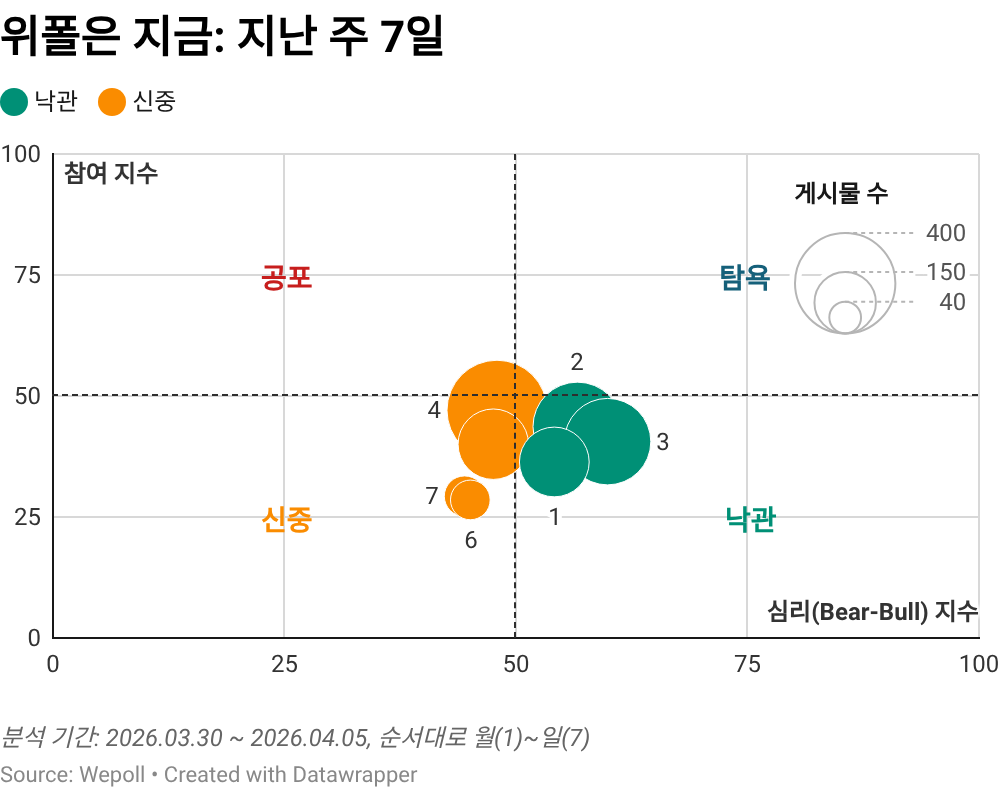
#> input picture exports/wepoll-panic/weekly/2026-04-12/bubble.png, 1000 x 788 px
$ python datawrapper_brand_logo.py ../exports/wepoll-panic/weekly/2026-04-12/bubble.png --logo ../exports/wepoll-panic/weekly/2026-04-12/timeseries.png
#> lines starting #> are read from the running program, lines starting #| are printed output that depends on the picture
#!/usr/bin/env python3
"""Overlay the BuyKings Research logo on a chart PNG."""

from __future__ import annotations

import argparse
import json
import os
import platform
import shutil
import subprocess
from pathlib import Path


ROOT = Path(__file__).resolve().parents[1]
DEFAULT_LOGO = ROOT / "logo" / "buykings research cropped.jpg"
OVERLAY_SCRIPT = ROOT / "scripts" / "overlay_chart_logo.swift"


def overlay_with_pillow(input_path: Path, output_path: Path, logo_path: Path, args: argparse.Namespace) -> str:
    try:
        from PIL import Image
    except ImportError as exc:
        raise SystemExit(
            "Pillow is required for cross-platform logo overlay. Install it with `pip install Pillow`."
        ) from exc

    with Image.open(input_path).convert("RGBA") as base, Image.open(logo_path).convert("RGBA") as logo:
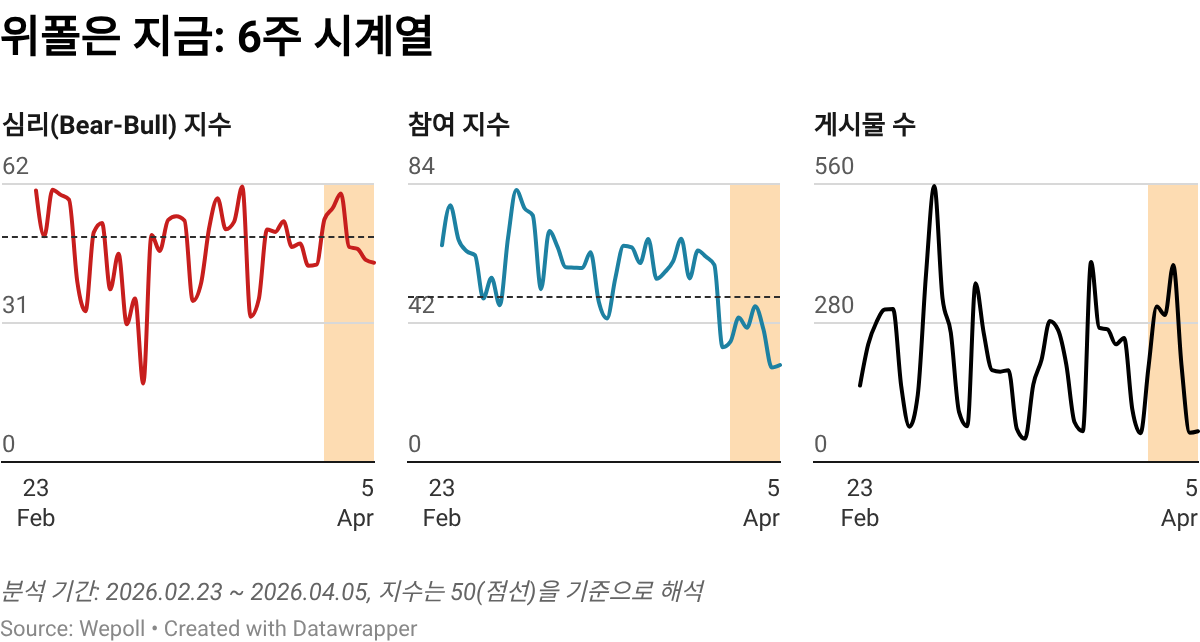
#> input picture exports/wepoll-panic/weekly/2026-04-12/timeseries.png, 1200 x 642 px
        max_height = min(
            int(base.height * args.logo_height_ratio),
            int(args.logo_max_height_px),
            base.height,
        )
#> max_height = 78
        if max_height <= 0:
            raise SystemExit("Computed logo height is not positive.")
        ratio = max_height / logo.height
#> ratio = 0.121
        logo_size = (max(1, int(logo.width * ratio)), max_height)
#> logo_size = (145, 78)
        logo = logo.resize(logo_size, Image.Resampling.LANCZOS)
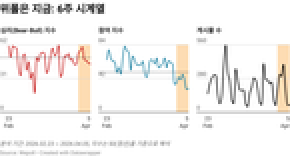
#> logo: PIL image 145x78 RGBA (shown 2 times larger); mean R, G, B, A 243.5, 241.1, 239.1, 255
        if args.opacity < 1:
            alpha = logo.getchannel("A").point(lambda value: int(value * args.opacity))
            logo.putalpha(alpha)

        margin_top = args.margin_top_px if args.margin_top_px is not None else int(base.height * args.margin_top_ratio)
#> margin_top = 23
        margin_right = args.margin_right_px if args.margin_right_px is not None else int(base.width * args.margin_right_ratio)
#> margin_right = 25
        x = max(0, base.width - logo.width - margin_right)
#> x = 830
        y = max(0, margin_top)
#> y = 23
        base.alpha_composite(logo, (x, y))
        if output_path.suffix.lower() in {".jpg", ".jpeg"}:
            base.convert("RGB").save(output_path)
        else:
            base.save(output_path)
    return "pillow"


def overlay_with_swift(input_path: Path, output_path: Path, logo_path: Path, args: argparse.Namespace) -> str:
    module_cache = ROOT / "tmp" / "swift-module-cache"
    module_cache.mkdir(parents=True, exist_ok=True)
    env = os.environ.copy()
    env["SWIFT_MODULECACHE_PATH"] = str(module_cache)
    env["CLANG_MODULE_CACHE_PATH"] = str(module_cache)

    subprocess.run(
        [
            "swift",
            str(OVERLAY_SCRIPT),
            "--input",
            str(input_path),
            "--output",
            str(output_path),
            "--logo",
            str(logo_path),
            "--logo-height-ratio",
            str(args.logo_height_ratio),
            "--logo-max-height-px",
            str(args.logo_max_height_px),
            "--margin-top-ratio",
            str(args.margin_top_ratio),
            "--margin-top-px",
            str(args.margin_top_px if args.margin_top_px is not None else -1),
            "--margin-right-ratio",
            str(args.margin_right_ratio),
            "--margin-right-px",
            str(args.margin_right_px if args.margin_right_px is not None else -1),
            "--opacity",
            str(args.opacity),
        ],
        check=True,
        env=env,
    )
    return "swift"


def main() -> None:
    parser = argparse.ArgumentParser(description=__doc__)
    parser.add_argument("input", help="Input PNG path")
    parser.add_argument("output", nargs="?", help="Output PNG path (defaults to in-place)")
    parser.add_argument("--logo", default=str(DEFAULT_LOGO), help="Logo image path")
    parser.add_argument("--logo-height-ratio", type=float, default=0.10)
    parser.add_argument("--logo-max-height-px", type=int, default=96)
    parser.add_argument("--margin-top-ratio", type=float, default=0.03)
    parser.add_argument("--margin-top-px", type=int, help="Override top margin in pixels")
    parser.add_argument("--margin-right-ratio", type=float, default=0.025)
    parser.add_argument("--margin-right-px", type=int, help="Override right margin in pixels")
    parser.add_argument("--opacity", type=float, default=1.0)
    args = parser.parse_args()

    input_path = Path(args.input).resolve()
    output_path = Path(args.output).resolve() if args.output else input_path
    logo_path = Path(args.logo).resolve()

    if not input_path.exists():
        raise SystemExit(f"Missing input image: {input_path}")
    if not logo_path.exists():
        raise SystemExit(f"Missing logo image: {logo_path}")
    output_path.parent.mkdir(parents=True, exist_ok=True)
    if platform.system() == "Darwin" and shutil.which("swift") and not os.environ.get("DATAWRAPPER_LOGO_FORCE_PILLOW"):
        backend = overlay_with_swift(input_path, output_path, logo_path, args)
    else:
        backend = overlay_with_pillow(input_path, output_path, logo_path, args)

    print(
        json.dumps(
            {
                "ok": True,
                "input": str(input_path),
                "output": str(output_path),
                "logo": str(logo_path),
                "logo_height_ratio": args.logo_height_ratio,
                "logo_max_height_px": args.logo_max_height_px,
                "margin_top_ratio": args.margin_top_ratio,
                "margin_top_px": args.margin_top_px,
                "margin_right_ratio": args.margin_right_ratio,
                "margin_right_px": args.margin_right_px,
                "opacity": args.opacity,
                "backend": backend,
            },
            ensure_ascii=False,
            indent=2,
        )
    )


if __name__ == "__main__":
    main()
